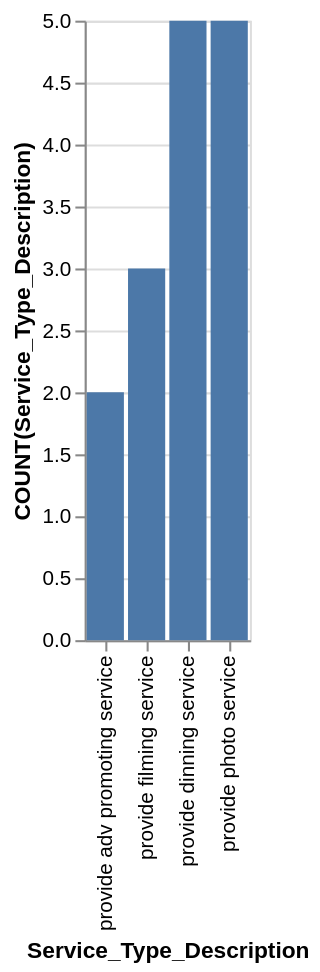

Specify this chart in Vega-Lite:
### Vega-Lite specification from a JSON file in a GitHub repository (floating-point values rounded to 4 significant figures)
{"data": {"values": [{"x_data": "provide adv promoting service", "y_data": 2}, {"x_data": "provide filming service", "y_data": 3}, {"x_data": "provide dinning service", "y_data": 5}, {"x_data": "provide photo service", "y_data": 5}]}, "mark": "bar", "encoding": {"x": {"field": "x_data", "type": "nominal", "title": "Service_Type_Description", "sort": {"op": "sum", "field": "y_data", "order": "ascending"}}, "y": {"field": "y_data", "type": "quantitative", "title": "COUNT(Service_Type_Description)"}}}
